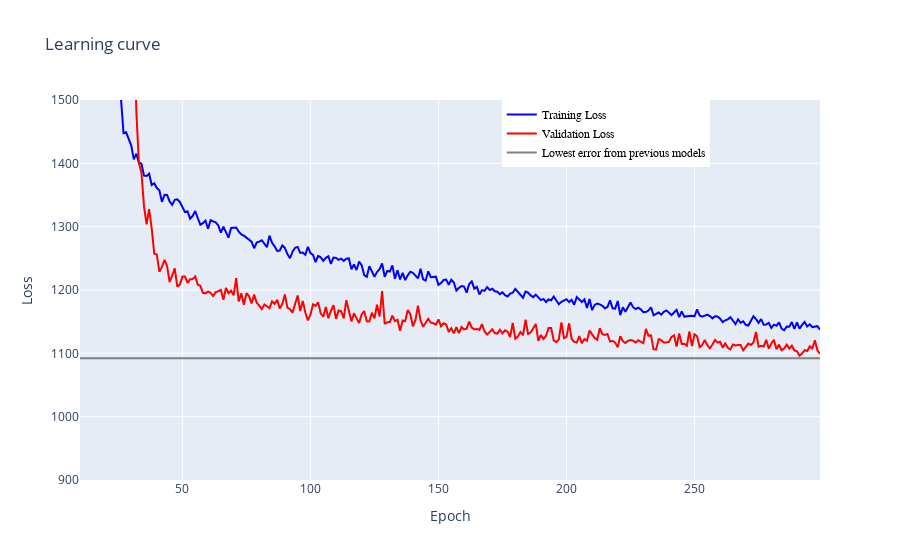

Here is the notebook cell this chart was saved with:
### Code cell
DNN_plot_loss(history,starting_epoch=10, previous_val_loss=previous_val_loss)

### Figure 1 — Plotly figure (JSON) as saved in the notebook; plotly's stock layout.template omitted (floating-point values rounded to 4 significant figures; data arrays with more than 128 entries replaced by an {"elided": "..."} marker saying what was removed)
{"data": [{"marker": {"color": "blue", "opacity": 0.5, "size": 5}, "mode": "lines", "name": "Training Loss", "type": "scatter", "x": {"elided": "290 int values"}, "y": {"elided": "290 float values"}}, {"marker": {"color": "red", "opacity": 0.5, "size": 5}, "mode": "lines", "name": "Validation Loss", "type": "scatter", "x": {"elided": "290 int values"}, "y": {"elided": "290 float values"}}, {"marker": {"color": "grey", "size": 5}, "mode": "lines", "name": "Lowest error from previous models", "type": "scatter", "x": {"elided": "290 int values"}, "y": {"elided": "290 float values"}}], "layout": {"legend": {"font": {"color": "black", "family": "sans-serif", "size": 12}, "traceorder": "normal", "x": 0.57, "y": 1}, "title": {"text": "Learning curve"}, "xaxis": {"range": [10, 299], "title": {"text": "Epoch"}}, "yaxis": {"range": [900, 1500], "title": {"text": "Loss"}}}}
